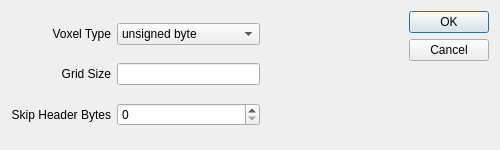
<?xml version="1.0" encoding="UTF-8"?>
<ui version="4.0">
 <class>LoadRawDialog</class>
 <widget class="QDialog" name="LoadRawDialog">
  <property name="geometry">
   <rect>
    <x>0</x>
    <y>0</y>
    <width>500</width>
    <height>150</height>
   </rect>
  </property>
  <property name="sizePolicy">
   <sizepolicy hsizetype="Expanding" vsizetype="Preferred">
    <horstretch>1</horstretch>
    <verstretch>0</verstretch>
   </sizepolicy>
  </property>
  <property name="windowTitle">
   <string>Load Raw Plugin Dialog</string>
  </property>
  <layout class="QHBoxLayout">
   <item>
    <layout class="QGridLayout">
     <item row="0" column="0">
      <widget class="QLabel" name="label">
       <property name="text">
        <string>Voxel Type</string>
       </property>
       <property name="alignment">
        <set>Qt::AlignRight|Qt::AlignTrailing|Qt::AlignVCenter</set>
       </property>
      </widget>
     </item>
     <item row="0" column="1">
      <widget class="QComboBox" name="voxelType">
       <property name="sizePolicy">
        <sizepolicy hsizetype="Expanding" vsizetype="Fixed">
         <horstretch>0</horstretch>
         <verstretch>0</verstretch>
        </sizepolicy>
       </property>
       <item>
        <property name="text">
         <string>unsigned byte</string>
        </property>
       </item>
       <item>
        <property name="text">
         <string>byte</string>
        </property>
       </item>
       <item>
        <property name="text">
         <string>unsigned short</string>
        </property>
       </item>
       <item>
        <property name="text">
         <string>short</string>
        </property>
       </item>
       <item>
        <property name="text">
         <string>int</string>
        </property>
       </item>
       <item>
        <property name="text">
         <string>float</string>
        </property>
       </item>
      </widget>
     </item>
     <item row="1" column="0">
      <widget class="QLabel" name="label_2">
       <property name="text">
        <string>Grid Size</string>
       </property>
       <property name="alignment">
        <set>Qt::AlignRight|Qt::AlignTrailing|Qt::AlignVCenter</set>
       </property>
      </widget>
     </item>
     <item row="1" column="1">
      <widget class="QLineEdit" name="gridSize">
       <property name="text">
        <string/>
       </property>
      </widget>
     </item>
     <item row="2" column="0">
      <widget class="QLabel" name="label_3">
       <property name="text">
        <string>Skip Header Bytes</string>
       </property>
       <property name="alignment">
        <set>Qt::AlignRight|Qt::AlignTrailing|Qt::AlignVCenter</set>
       </property>
      </widget>
     </item>
     <item row="2" column="1">
      <widget class="QSpinBox" name="headerBytes">
       <property name="sizePolicy">
        <sizepolicy hsizetype="Preferred" vsizetype="Fixed">
         <horstretch>0</horstretch>
         <verstretch>0</verstretch>
        </sizepolicy>
       </property>
       <property name="maximum">
        <number>99999</number>
       </property>
      </widget>
     </item>
     <item row="1" column="2">
      <spacer>
       <property name="orientation">
        <enum>Qt::Horizontal</enum>
       </property>
       <property name="sizeHint" stdset="0">
        <size>
         <width>40</width>
         <height>20</height>
        </size>
       </property>
      </spacer>
     </item>
    </layout>
   </item>
   <item>
    <widget class="QDialogButtonBox" name="buttonBox">
     <property name="orientation">
      <enum>Qt::Vertical</enum>
     </property>
     <property name="standardButtons">
      <set>QDialogButtonBox::Cancel|QDialogButtonBox::Ok</set>
     </property>
    </widget>
   </item>
  </layout>
 </widget>
 <resources/>
 <connections>
  <connection>
   <sender>buttonBox</sender>
   <signal>accepted()</signal>
   <receiver>LoadRawDialog</receiver>
   <slot>accept()</slot>
   <hints>
    <hint type="sourcelabel">
     <x>248</x>
     <y>254</y>
    </hint>
    <hint type="destinationlabel">
     <x>157</x>
     <y>274</y>
    </hint>
   </hints>
  </connection>
  <connection>
   <sender>buttonBox</sender>
   <signal>rejected()</signal>
   <receiver>LoadRawDialog</receiver>
   <slot>reject()</slot>
   <hints>
    <hint type="sourcelabel">
     <x>316</x>
     <y>260</y>
    </hint>
    <hint type="destinationlabel">
     <x>286</x>
     <y>274</y>
    </hint>
   </hints>
  </connection>
 </connections>
</ui>
